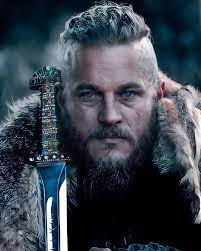
#> input picture download.jpg, 201 x 251 px
$ python main.py
#> lines starting #> are read from the running program, lines starting #| are printed output that depends on the picture
import cv2

foto = cv2.imread("download.jpg",flags=0)
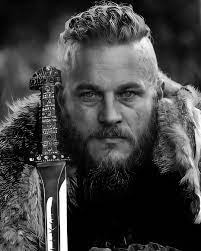
#> foto: shape (251, 201); min 0, max 255, mean 64.5

cv2.imshow("ragnar",foto)
cv2.waitKey()

histogram =[0 for x in range(0,256)]

for j in range (len(foto[:,0])) :
    for i in range(len(foto[0,:])):
        histogram[foto[j,i]] += 1
#> after the loop, histogram = 256 values, max 5719 at index 1, min 8 at index 239, mean 197.1

print(histogram)
#> (printed output is left out)
